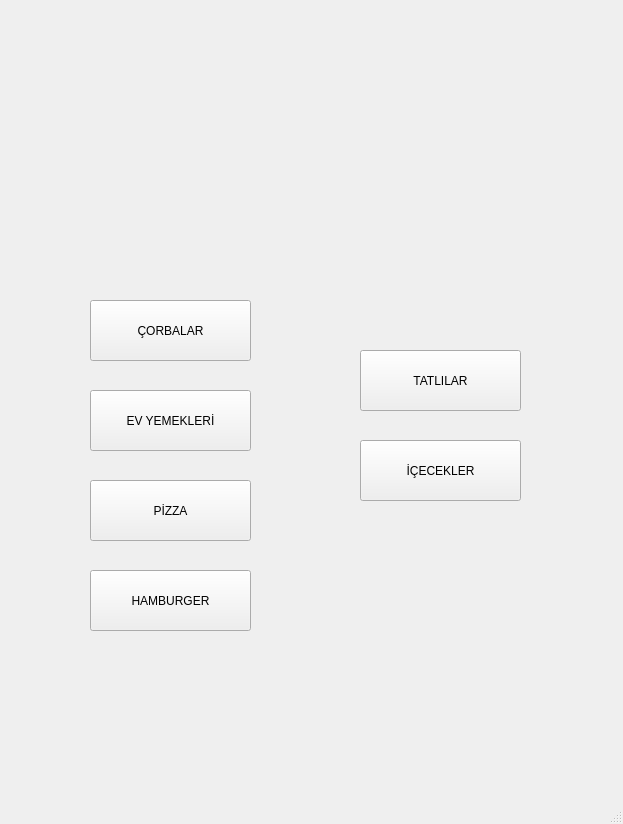
<?xml version="1.0" encoding="UTF-8"?>
<ui version="4.0">
 <class>MainWindow</class>
 <widget class="QMainWindow" name="MainWindow">
  <property name="geometry">
   <rect>
    <x>0</x>
    <y>0</y>
    <width>623</width>
    <height>824</height>
   </rect>
  </property>
  <property name="windowTitle">
   <string>MainWindow</string>
  </property>
  <property name="styleSheet">
   <string notr="true">#centralwidget{
border-image: url(:/men/Menu-PNG-File.png);}</string>
  </property>
  <widget class="QWidget" name="centralwidget">
   <widget class="QPushButton" name="pushButton_CORBA">
    <property name="geometry">
     <rect>
      <x>90</x>
      <y>300</y>
      <width>161</width>
      <height>61</height>
     </rect>
    </property>
    <property name="text">
     <string>ÇORBALAR</string>
    </property>
    <property name="icon">
     <iconset resource="sembol.qrc">
      <normaloff>:/cor/recipesoupicon_109875.ico</normaloff>:/cor/recipesoupicon_109875.ico</iconset>
    </property>
   </widget>
   <widget class="QPushButton" name="pushButton_EV">
    <property name="geometry">
     <rect>
      <x>90</x>
      <y>390</y>
      <width>161</width>
      <height>61</height>
     </rect>
    </property>
    <property name="text">
     <string>EV YEMEKLERİ</string>
    </property>
    <property name="icon">
     <iconset resource="sembol.qrc">
      <normaloff>:/evy/Dish_Pasta_Spaghetti_26373.ico</normaloff>:/evy/Dish_Pasta_Spaghetti_26373.ico</iconset>
    </property>
   </widget>
   <widget class="QPushButton" name="pushButton_PIZZA">
    <property name="geometry">
     <rect>
      <x>90</x>
      <y>480</y>
      <width>161</width>
      <height>61</height>
     </rect>
    </property>
    <property name="text">
     <string>PİZZA</string>
    </property>
    <property name="icon">
     <iconset resource="sembol.qrc">
      <normaloff>:/piz/pizza_food_fast_food_italian_food_icon_208020.ico</normaloff>:/piz/pizza_food_fast_food_italian_food_icon_208020.ico</iconset>
    </property>
   </widget>
   <widget class="QPushButton" name="pushButton_HAMBURGER">
    <property name="geometry">
     <rect>
      <x>90</x>
      <y>570</y>
      <width>161</width>
      <height>61</height>
     </rect>
    </property>
    <property name="text">
     <string>HAMBURGER</string>
    </property>
    <property name="icon">
     <iconset resource="sembol.qrc">
      <normaloff>:/ham/32382hamburger_98925.ico</normaloff>:/ham/32382hamburger_98925.ico</iconset>
    </property>
   </widget>
   <widget class="QPushButton" name="pushButton_TATLILAR">
    <property name="geometry">
     <rect>
      <x>360</x>
      <y>350</y>
      <width>161</width>
      <height>61</height>
     </rect>
    </property>
    <property name="text">
     <string>TATLILAR</string>
    </property>
    <property name="icon">
     <iconset resource="sembol.qrc">
      <normaloff>:/tat/recipedessertcakeicon_109876.ico</normaloff>:/tat/recipedessertcakeicon_109876.ico</iconset>
    </property>
   </widget>
   <widget class="QPushButton" name="pushButton_ICECEKLER">
    <property name="geometry">
     <rect>
      <x>360</x>
      <y>440</y>
      <width>161</width>
      <height>61</height>
     </rect>
    </property>
    <property name="text">
     <string>İÇECEKLER</string>
    </property>
    <property name="icon">
     <iconset resource="sembol.qrc">
      <normaloff>:/ic/Sex_on_the_Beach_25441.ico</normaloff>:/ic/Sex_on_the_Beach_25441.ico</iconset>
    </property>
   </widget>
  </widget>
  <widget class="QMenuBar" name="menubar">
   <property name="geometry">
    <rect>
     <x>0</x>
     <y>0</y>
     <width>623</width>
     <height>26</height>
    </rect>
   </property>
  </widget>
  <widget class="QStatusBar" name="statusbar"/>
 </widget>
 <resources>
  <include location="sembol.qrc"/>
 </resources>
 <connections/>
</ui>
